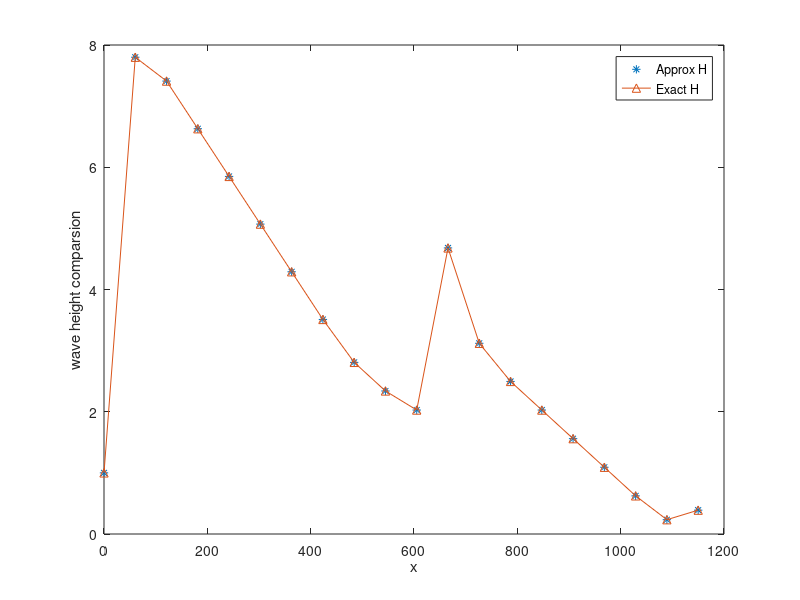
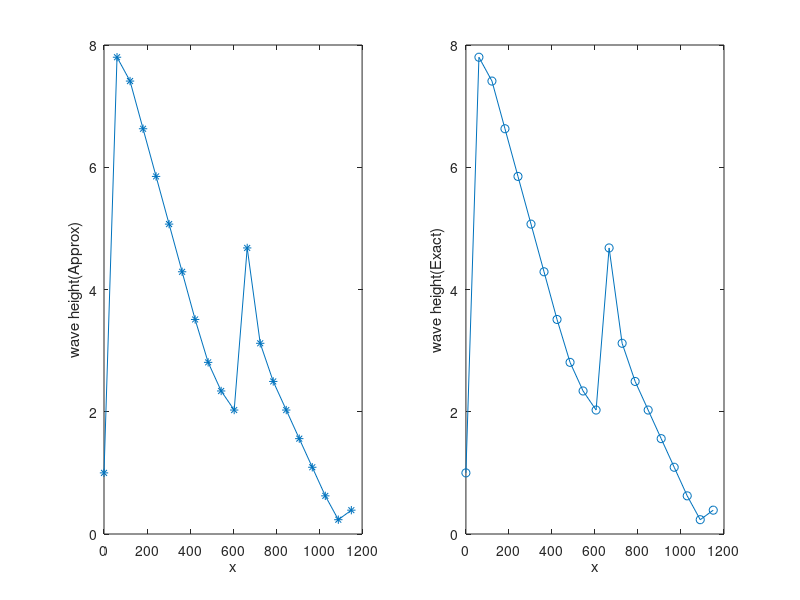

These charts were generated, in order, by the following MATLAB code:
clear all
clc

rho=1000;
g=9.8;
Tb=10;
Hmax=1;
h = [11; 10; 9.5; 8.5; 7.5; 6.5; 5.5; 4.5; 3.6; 3; 2.6; 6; 4; 3.2; 2.6; 2; 1.4; 0.8; 0.3; 0.5];

[N1 ,p]=size(h);
xmin=0;xmax=1150;
N=N1-1;
dx=(xmax-xmin)/N;

af = 2*pi/Tb;
x = xmin:dx:xmax;
% To determine k
k=zeros(N,1);
iter=50;kk=zeros(N1,1);
for i=1:N1
    for j=1:iter
        kk(1)=1;
        kk(j+1)=kk(j)-(g*kk(j)*tanh(kk(j)*h(i))-af^2)/(g*tanh(kk(j)*h(i))+g*h(i)*kk(j)*(sech(kk(j)*h(i)))^2);
    end
    
    k(i)=kk(iter);
end
%find delta when H=x^2(assume).
lambda=rho*g*pi/(8*Tb);
delta=zeros(N1,1);
for i=1:N1
delta(i)=4*x(i)^3*(1+(2*k(i)*h(i))/sinh(2*k(i)*h(i)))*lambda*(1/k(i));
end
del=delta;
%=============================================================
%get the values of H  from H(x)=x^2 to validate the value of H later.
%=======================================================
H2=x.^2;
H2(1)=Hmax;
% c = zeros(N1, 1);
% 
% for i = 1: N1
%     c(i) = (1+(2*k(i)*h(i))/sinh(2*k(i)*h(i)))*lambda/(k(i)*dx);
% end

for i=2:N1
    H2(i)=x(i)^2;
    Hmax=0.78*h(i);
    H2(i)=min(H2(i),Hmax);
end

%HH=H1;
%================================================
% Determine H from the model
%================================================
% A = zeros(N1);
% 
% % af^2 = g*k*tanh(k*h)
% %const = (1/8)*rho*g^(3/2);
% lambda = rho*g*pi/(8*Tb);
% 
% %{
% for i = 2: N1-1
%     for j=1:N1-1
%         A(i,j) =const*sqrt(h)*(1+((2*k(i)*h)/(sinh(1+2*k(i)*h))))*(1/dx)*(H(i)*H(i+1)-H(i)*H(i-1));
%     end
% end
% %}
% 
c = zeros(N1, 1);

for i = 1: N1
    c(i) = (1+(2*k(i)*h(i))/sinh(2*k(i)*h(i)))*lambda/(k(i)*dx);
end
% 
% for i = 1: N1-1
%     A(i, i) = c(i);
%     A(i+1, i) = -c(i);
% end
% A(N1, N1) = c(N1);
% 
% 
% % AH = delta
% delta=del;%right hand side vector. For this we ae taking this from estimated delta
% boundary=[1 N1];%boundary indices
% 
% %use of boundary conditions
% A(boundary,:)=0;
% A(:,boundary)=0;
% A(boundary,boundary)=speye(length(boundary),length(boundary));
% 
% H(1)=Hmax;
% delta(1)=H(1)^2;
% %delta(N1)=H(N1)^2;
% 
% % solve for H
% y = A\delta;
% 
% H = sqrt(y);

H1 = zeros(N1, 1);H=zeros(N1,1);
Hmax=1;
H(1)=Hmax;
H1(1) = H(1);
for i=2:N1
    H1(i) = (delta(i)*dx+c(i)*(H1(i-1))^2)/c(i);
    H1(i) = sqrt(H1(i));
    Hmax=0.78*h(i);

    H(i)=min(H1(i),Hmax);
end

figure;
plot(x,H,'*',x,H2,'-^');
xlabel('x');
ylabel('wave height comparsion')
legend('Approx H','Exact H')

figure;
subplot(1,2,1)
plot(x,H,'-*');
xlabel('x');
ylabel('wave height(Approx)')
subplot(1,2,2)
plot(x,H2,'-o');
xlabel('x');
ylabel('wave height(Exact)')